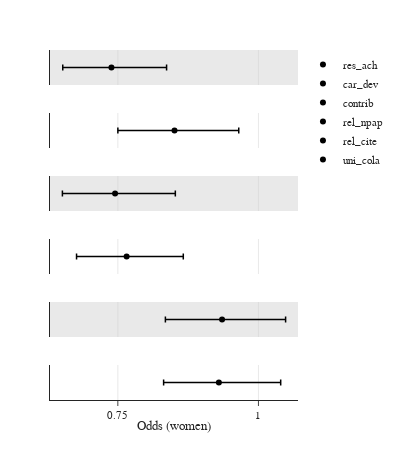

Source (notebook cell):
### Code cell
# Variables and labels for the subplots
vars = ['res_ach', 'car_dev', 'contrib', 'rel_npap', 'rel_cite', 'uni_cola']
labels = ['Research achievement', 'Career development', 'Community contribution', 'ARP', 'ARC', 'ARCo']

# Initialize the figure
fig = make_subplots(
    rows=len(vars), cols=1,
    shared_xaxes=True, vertical_spacing=0.08
)

for var in vars:
    # Filter for the current variable
    df = odds.query("var == @var")
    
    # Calculate center positions for the traces
    y_positions = [0.5] * len(df)  # Place traces at y=0.5 for visual centering
    
    fig.add_trace(
        go.Scatter(
            x=df['Odds'],  # Use the Odds column for x-axis values
            y=y_positions,  # Centered at a fixed y-position
            mode='markers',
            marker=dict(color='black', size=6),
            error_x=dict(
                type='data',
                symmetric=False,
                array=df['Upper_interval'] - df['Odds'],  # Error above the marker
                arrayminus=df['Odds'] - df['Lower_interval'],  # Error below the marker
                thickness=1.5,
                width=3
            ),
            name=var
        ),
        row=vars.index(var) + 1, col=1
    )

    # Remove x-axis ticks except for the last subplot
    if vars.index(var) + 1 != len(vars):
        fig.update_xaxes(
            title=None, showticklabels=False, ticklen=0, showline=False,
            row=vars.index(var) + 1, col=1
        )

# Add gray background for odd subplots
subplot_index = 0
for var in vars:
    if subplot_index % 2 == 0:
        fig.add_shape(
            type="rect",
            xref="paper", yref=f"y{subplot_index+1}",
            x0=0, y0=-0.5, x1=1, y1=1.5,
            fillcolor='lightgrey', opacity=0.5,
            layer="below",
            line=dict(width=0),
        )
    subplot_index += 1

fig.update_layout(
    template="simple_white",
    font=dict(size=11, family="Arial"),
    margin=dict(l=50, r=100, b=50, t=50),
    width=400,
    height=450
)

# Customize x-axis and y-axis
fig.update_xaxes(showgrid=True, gridwidth=0.5, gridcolor='lightgrey', dtick=0.25)
fig.update_yaxes(range=[-0.5, 1.5])
fig.update_xaxes(title=dict(text="Odds (women)", standoff=0), row=len(vars), col=1)
fig.update_yaxes(title=dict(text=None, standoff=0), tickvals=[0, 1], ticktext=['', ''], ticklen=0)

fig.show()

### Figure 1 — Plotly figure (JSON) as saved in the notebook; plotly's stock layout.template omitted (floating-point values rounded to 4 significant figures)
{"data": [{"error_x": {"array": [0.09804], "arrayminus": [0.08656], "symmetric": false, "thickness": 1.5, "type": "data", "width": 3}, "marker": {"color": "black", "size": 6}, "mode": "markers", "name": "res_ach", "type": "scatter", "x": [0.7386], "xaxis": "x", "y": [0.5], "yaxis": "y"}, {"error_x": {"array": [0.1142], "arrayminus": [0.1007], "symmetric": false, "thickness": 1.5, "type": "data", "width": 3}, "marker": {"color": "black", "size": 6}, "mode": "markers", "name": "car_dev", "type": "scatter", "x": [0.8507], "xaxis": "x2", "y": [0.5], "yaxis": "y2"}, {"error_x": {"array": [0.1071], "arrayminus": [0.09366], "symmetric": false, "thickness": 1.5, "type": "data", "width": 3}, "marker": {"color": "black", "size": 6}, "mode": "markers", "name": "contrib", "type": "scatter", "x": [0.7451], "xaxis": "x3", "y": [0.5], "yaxis": "y3"}, {"error_x": {"array": [0.1007], "arrayminus": [0.08903], "symmetric": false, "thickness": 1.5, "type": "data", "width": 3}, "marker": {"color": "black", "size": 6}, "mode": "markers", "name": "rel_npap", "type": "scatter", "x": [0.7656], "xaxis": "x4", "y": [0.5], "yaxis": "y4"}, {"error_x": {"array": [0.113], "arrayminus": [0.1008], "symmetric": false, "thickness": 1.5, "type": "data", "width": 3}, "marker": {"color": "black", "size": 6}, "mode": "markers", "name": "rel_cite", "type": "scatter", "x": [0.9353], "xaxis": "x5", "y": [0.5], "yaxis": "y5"}, {"error_x": {"array": [0.1099], "arrayminus": [0.09827], "symmetric": false, "thickness": 1.5, "type": "data", "width": 3}, "marker": {"color": "black", "size": 6}, "mode": "markers", "name": "uni_cola", "type": "scatter", "x": [0.9297], "xaxis": "x6", "y": [0.5], "yaxis": "y6"}], "layout": {"font": {"family": "Arial", "size": 11}, "height": 450, "margin": {"b": 50, "l": 50, "r": 100, "t": 50}, "shapes": [{"fillcolor": "lightgrey", "layer": "below", "line": {"width": 0}, "opacity": 0.5, "type": "rect", "x0": 0, "x1": 1, "xref": "paper", "y0": -0.5, "y1": 1.5, "yref": "y"}, {"fillcolor": "lightgrey", "layer": "below", "line": {"width": 0}, "opacity": 0.5, "type": "rect", "x0": 0, "x1": 1, "xref": "paper", "y0": -0.5, "y1": 1.5, "yref": "y3"}, {"fillcolor": "lightgrey", "layer": "below", "line": {"width": 0}, "opacity": 0.5, "type": "rect", "x0": 0, "x1": 1, "xref": "paper", "y0": -0.5, "y1": 1.5, "yref": "y5"}], "width": 400, "xaxis": {"anchor": "y", "domain": [0, 1], "dtick": 0.25, "gridcolor": "lightgrey", "gridwidth": 0.5, "matches": "x6", "showgrid": true, "showline": false, "showticklabels": false, "ticklen": 0, "title": {}}, "xaxis2": {"anchor": "y2", "domain": [0, 1], "dtick": 0.25, "gridcolor": "lightgrey", "gridwidth": 0.5, "matches": "x6", "showgrid": true, "showline": false, "showticklabels": false, "ticklen": 0, "title": {}}, "xaxis3": {"anchor": "y3", "domain": [0, 1], "dtick": 0.25, "gridcolor": "lightgrey", "gridwidth": 0.5, "matches": "x6", "showgrid": true, "showline": false, "showticklabels": false, "ticklen": 0, "title": {}}, "xaxis4": {"anchor": "y4", "domain": [0, 1], "dtick": 0.25, "gridcolor": "lightgrey", "gridwidth": 0.5, "matches": "x6", "showgrid": true, "showline": false, "showticklabels": false, "ticklen": 0, "title": {}}, "xaxis5": {"anchor": "y5", "domain": [0, 1], "dtick": 0.25, "gridcolor": "lightgrey", "gridwidth": 0.5, "matches": "x6", "showgrid": true, "showline": false, "showticklabels": false, "ticklen": 0, "title": {}}, "xaxis6": {"anchor": "y6", "domain": [0, 1], "dtick": 0.25, "gridcolor": "lightgrey", "gridwidth": 0.5, "showgrid": true, "title": {"standoff": 0, "text": "Odds (women)"}}, "yaxis": {"anchor": "x", "domain": [0.9, 1.0], "range": [-0.5, 1.5], "ticklen": 0, "ticktext": ["", ""], "tickvals": [0, 1], "title": {"standoff": 0}}, "yaxis2": {"anchor": "x2", "domain": [0.72, 0.82], "range": [-0.5, 1.5], "ticklen": 0, "ticktext": ["", ""], "tickvals": [0, 1], "title": {"standoff": 0}}, "yaxis3": {"anchor": "x3", "domain": [0.54, 0.64], "range": [-0.5, 1.5], "ticklen": 0, "ticktext": ["", ""], "tickvals": [0, 1], "title": {"standoff": 0}}, "yaxis4": {"anchor": "x4", "domain": [0.36, 0.46], "range": [-0.5, 1.5], "ticklen": 0, "ticktext": ["", ""], "tickvals": [0, 1], "title": {"standoff": 0}}, "yaxis5": {"anchor": "x5", "domain": [0.18, 0.28], "range": [-0.5, 1.5], "ticklen": 0, "ticktext": ["", ""], "tickvals": [0, 1], "title": {"standoff": 0}}, "yaxis6": {"anchor": "x6", "domain": [0, 0.1], "range": [-0.5, 1.5], "ticklen": 0, "ticktext": ["", ""], "tickvals": [0, 1], "title": {"standoff": 0}}}}
